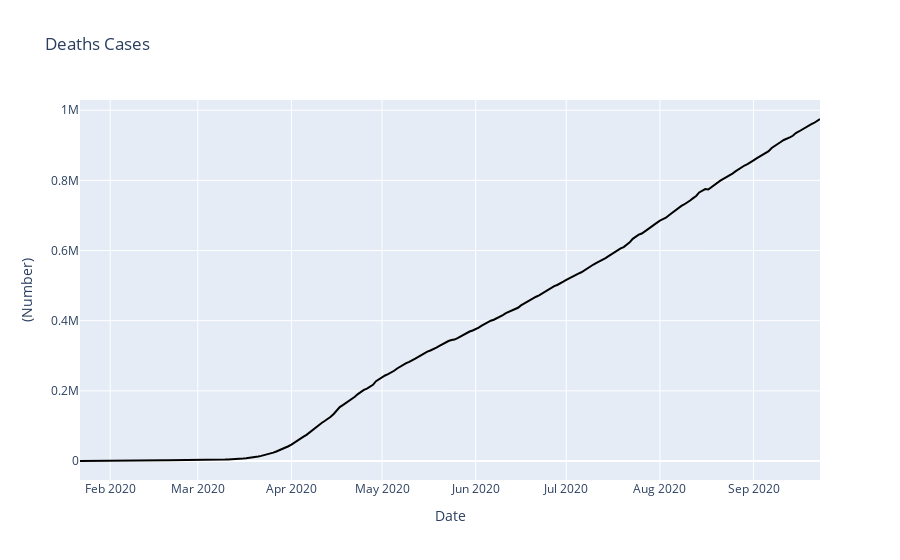

The notebook cell this image was saved under:
### Markdown cell above
# Create figure and plot space
fig, ax = plt.subplots(figsize=(10, 10))

# Add x-axis and y-axis
ax.plot(cumulative_deaths['Date'],
        cumulative_deaths['Deaths'],
        color='black')

# Set title and labels for axes
ax.set(xlabel="Date",
       ylabel="Deaths",
       title="DEATHS (since jan 1 2020)")

plt.show()

### Code cell
death_graph = go.Scatter(x=cumulative_deaths.Date,y=cumulative_deaths.Deaths, marker=dict(color='black'))
layout = go.Layout(title='Deaths Cases', xaxis=dict(title='Date'), yaxis=dict(title='(Number)'))
fig = go.Figure(data=[death_graph], layout=layout)
py.iplot(fig)

### Figure 1 — Plotly figure (JSON) as saved in the notebook; plotly's stock layout.template omitted (floating-point values rounded to 4 significant figures; data arrays with more than 128 entries replaced by an {"elided": "..."} marker saying what was removed)
{"data": [{"marker": {"color": "black"}, "type": "scatter", "x": {"elided": "246 str values"}, "y": {"elided": "246 int values"}}], "layout": {"title": {"text": "Deaths Cases"}, "xaxis": {"title": {"text": "Date"}}, "yaxis": {"title": {"text": "(Number)"}}}}
